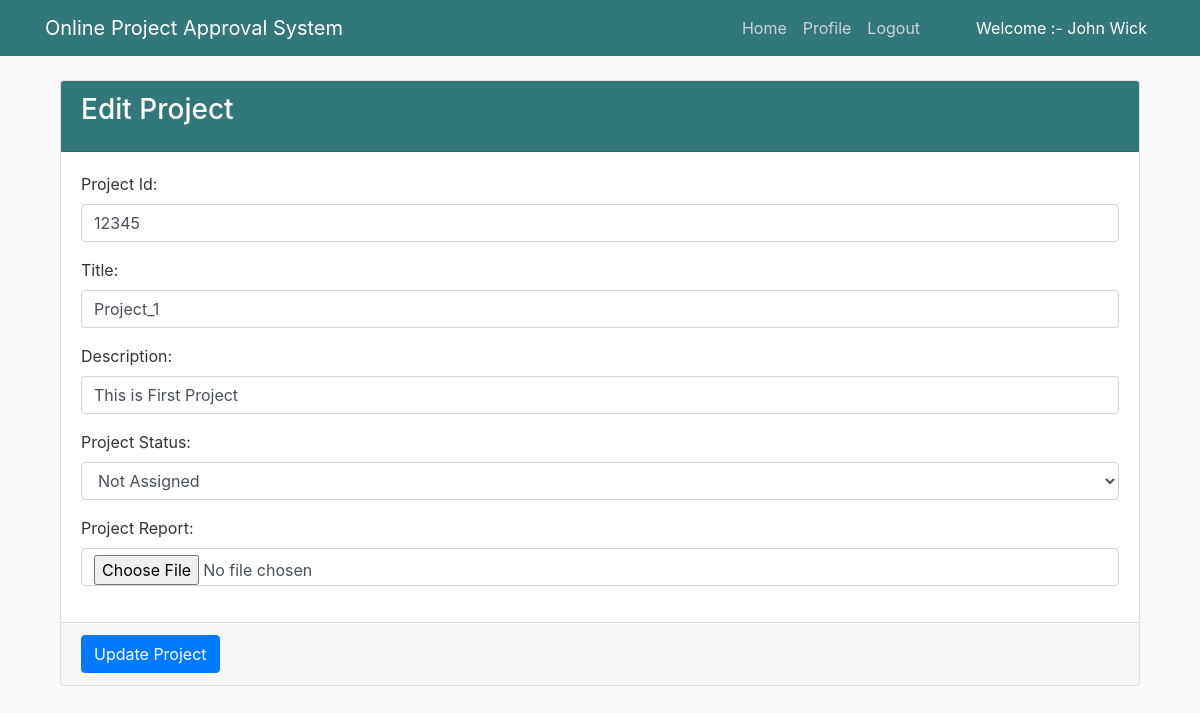
Page /edit_project/12345/ (signed in) on the committed database.
### project/models.py (models this page shows, shortened)
class CustomUser(AbstractUser):
    user_type_data = ((1, 'Admin'), (2, 'HOD'), (3, 'Guide'), (4, 'Student'))
    user_type = models.CharField(default = 1, choices = user_type_data, max_length = 10)

class Project(models.Model):
    id = models.AutoField(primary_key=True)
    p_id = models.CharField(max_length=20, null = False, unique=True)
    title = models.CharField(max_length=50, null=False)
    description = models.TextField(null=False)
    report = models.FileField(upload_to='project_reports', null=True)
    status = models.CharField(max_length=20, null = False)
    objects = models.Manager()

### project/adminViews.py (the view)
# urls.py: path('edit_project/<p_id>/', adminViews.edit_project, name="edit_project"),
def edit_project(request, p_id):
    request.session['p_id'] = p_id
    project = Project.objects.get(p_id = p_id)
    form = EditFileForm()
    form.fields['p_id'].initial = project.p_id
    form.fields['title'].initial = project.title
    form.fields['description'].initial = project.description
    form.fields['status'].initial = project.status
    context = {
        "p_id": p_id,
        "form": form
    }
    return render(request, 'project/admin_templates/edit_project.html', context)

### project/forms.py
class EditFileForm(forms.Form):
    p_id = forms.CharField(label="Project Id", max_length=20, widget=forms.TextInput(attrs = {"class":"form-control"}))
    title = forms.CharField(label="Title", max_length=50, widget=forms.TextInput(attrs = {"class":"form-control"}))
    description = forms.CharField(label="Description", max_length=500, widget=forms.TextInput(attrs = {"class":"form-control"}))
    status_list = (('not_assigned','Not Assigned'),
    ('assigned', 'Assigned'),
    ('on_going', 'On Going'),
    ('completed' , 'Completed'),
    ('approved_by_guide' ,'Approved By Guide'),
    ('approved_by_hod' , 'Approved By Hod'))
    status = forms.ChoiceField(label="Project Status", choices = status_list, widget=forms.Select(attrs = {"class":"form-control"}))
    report = forms.FileField(label = "Project Report", required=False, widget=forms.FileInput(attrs={"class":"form-control"}))

### project/LoginCheckMiddleWare.py (called while the page is built, shortened)
    def process_view(self, request, view_func, view_args, view_kwargs):
        modulename = view_func.__module__
        user = request.user
        if user.is_authenticated:
            if user.user_type == "1":
                if modulename == "project.adminViews":
                    pass
                elif modulename == "project.views" or modulename == "django.views.static":
                    pass
                else:
                    return redirect("admin_home")
            else:
                return redirect("doLogin")

### project/templates/project/admin_templates/edit_project.html
{% extends 'project/admin_templates/manage_base.html' %}
{% block content %}
{% load static %}
<section class="content">
        <div class="container-fluid">
            <div class="row">
                <div class="col-md-12">
                    <div class="card card-primary">
                    <div class="card-header">
                        <h3 class="card-title">Edit Project</h3>
                    </div>
                    {% url 'edit_project_save' as action_path %}
                    {% include 'project/admin_templates/form_template.html' with messages=messages form=form action_path=action_path button_text="Update Project" %}
                    </div>
                </div>
            </div>
        </div>
      </section>
  {% endblock content %}

### project/templates/project/admin_templates/manage_base.html (shortened to what this page needs)
{% load static %}
<!DOCTYPE html>
<html lang="en" dir="ltr">
  <head>
    <link rel="stylesheet" href="https://stackpath.bootstrapcdn.com/bootstrap/4.3.1/css/bootstrap.min.css">
    <link rel="stylesheet" href="{% static "fontawesome-free/css/all.min.css" %}">
  <link rel="stylesheet" href="{% static 'project/main.css' %}">
  </head>
  <body>
    <header class="site-header">
      <nav class="navbar navbar-expand-md navbar-dark bg-steel fixed-top">
        <div class="container">
          <a href="/" class="navbar-brand mr-4" >Online Project Approval System</a>
          <div class="collapse navbar-collapse" id="navbarToggle">
            <div class="navbar-nav">
              {% if user.is_authenticated %}
                <a href="{% url 'admin_home' %}" class="nav-item nav-link">Home</a>
                <a href="{% url 'admin_profile' %}" class="nav-item nav-link">Profile</a>
                <a href="{% url 'logout_user' %}" class="nav-item nav-link">Logout</a>
                <a class="nav-item nav-link pl-5" style="color:white;"> Welcome :- {{ user.first_name }} {{ user.last_name }}</a>
              {% else %}
                <a href="{% url 'project-home' %}" class="nav-item nav-link">Home</a>
                <a href="{% url 'doLogin' %}" class="nav-item nav-link">Login</a>
                <a href="{% url 'project-about' %}" class="nav-item nav-link">About</a>
              {% endif %}
            </div>
          </div>
        </div>
      </nav>
    </header>
   <main role="main" class="container">
      <div class="row">
        <div class="col-md-12">
          {% block content %}
          {% endblock %}
        </div>
      </div>
    </main>
  </body>
</html>

### project/templates/project/admin_templates/form_template.html (shortened to what this page needs)
<form role="form" method="POST" action="{{ action_path }}" enctype="multipart/form-data">
    <div class="card-body">
    {% for field in form %}
        <div class="form-group">
            {{ field.label_tag }}
            {{ field }}
        </div>
    {% endfor %}
    </div>
    <div class="card-footer">
        <button type="submit" class="btn btn-primary">{{ button_text }}</button>
    </div>
</form>

### static/project/main.css (style rules this page uses)
body { background: #fafafa; color: #333333; margin-top: 5rem; }
h1, h2, h3, h4, h5, h6 { color: #444444; }
.bg-steel { background-color: #32777c; }
.site-header .navbar-nav .nav-link { color: #cbd5db; }

### project/templates/project/admin_templates/manage_base.html (style rules this page uses)
.card-header { background-color : #32777c; }
h3 { color:white; }

### rows in the picture
CustomUser: first_name "John", last_name "Wick"
Project: form "12345" "Project_1" "This is First Project" "Not Assigned"

### other values in the picture
{{ field.label_tag }} "Project Id:" "Title:" "Description:" "Project Status:" "Project Report:"
{{ button_text }} "Update Project"
